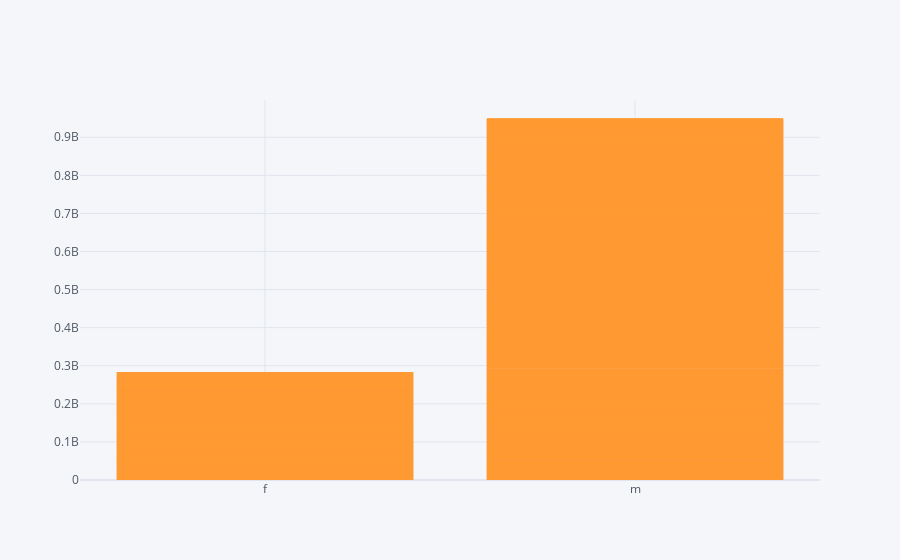

Notebook code cell kept with this figure:
### Code cell
plt.figure(figsize=(55,55), dpi=80)
data.iplot(kind='bar',x='Gender',y='Salary')

### Figure 1 — Plotly figure (JSON) as saved in the notebook; plotly's stock layout.template omitted (floating-point values rounded to 4 significant figures; data arrays with more than 128 entries replaced by an {"elided": "..."} marker saying what was removed)
{"data": [{"marker": {"color": "rgba(255, 153, 51, 0.6)", "line": {"color": "rgba(255, 153, 51, 1.0)", "width": 1}}, "name": "Salary", "orientation": "v", "text": "", "type": "bar", "x": {"elided": "3998 str values"}, "y": {"elided": "3998 int values"}}], "layout": {"legend": {"bgcolor": "#F5F6F9", "font": {"color": "#4D5663"}}, "paper_bgcolor": "#F5F6F9", "plot_bgcolor": "#F5F6F9", "title": {"font": {"color": "#4D5663"}}, "xaxis": {"gridcolor": "#E1E5ED", "showgrid": true, "tickfont": {"color": "#4D5663"}, "title": {"font": {"color": "#4D5663"}, "text": ""}, "zerolinecolor": "#E1E5ED"}, "yaxis": {"gridcolor": "#E1E5ED", "showgrid": true, "tickfont": {"color": "#4D5663"}, "title": {"font": {"color": "#4D5663"}, "text": ""}, "zerolinecolor": "#E1E5ED"}}}
